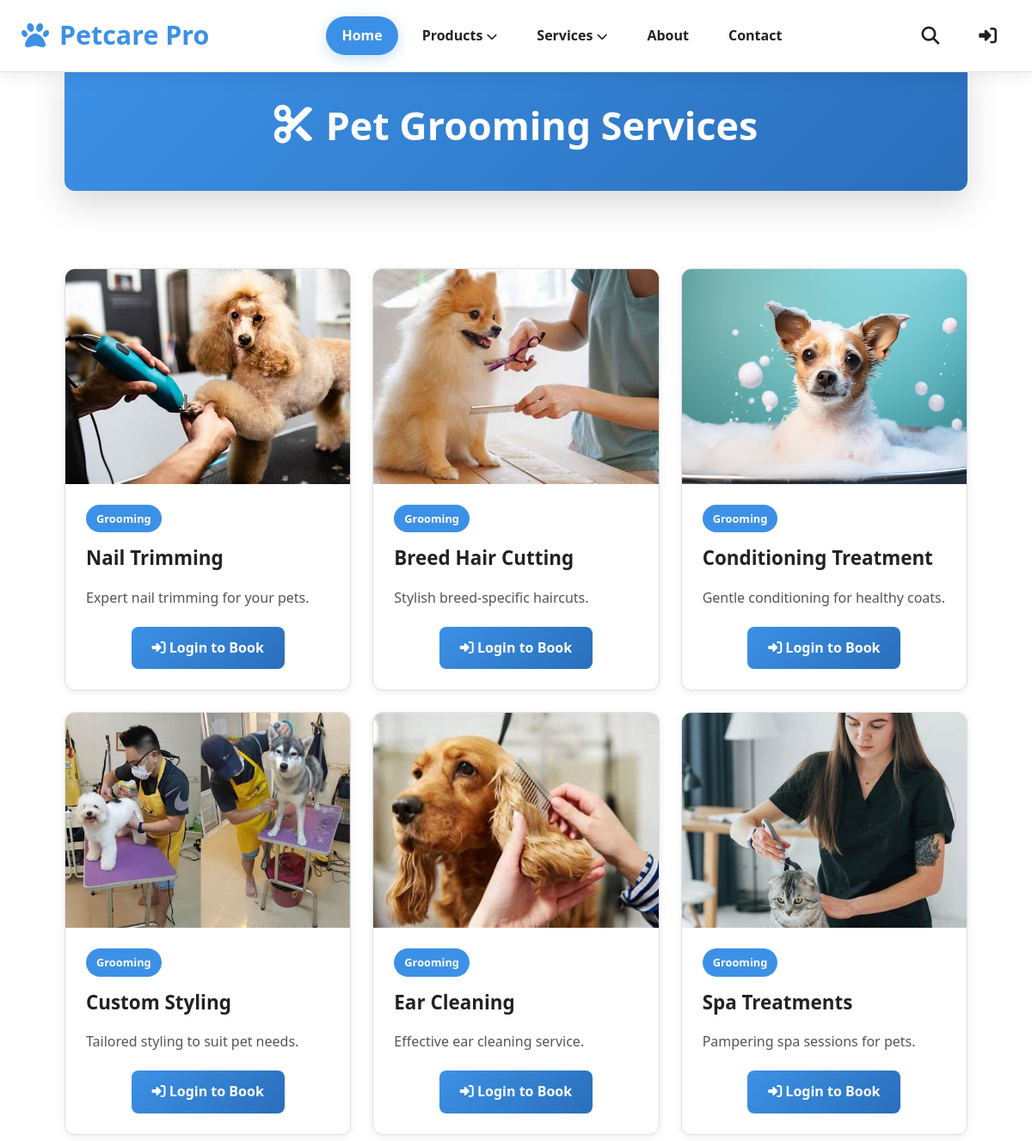
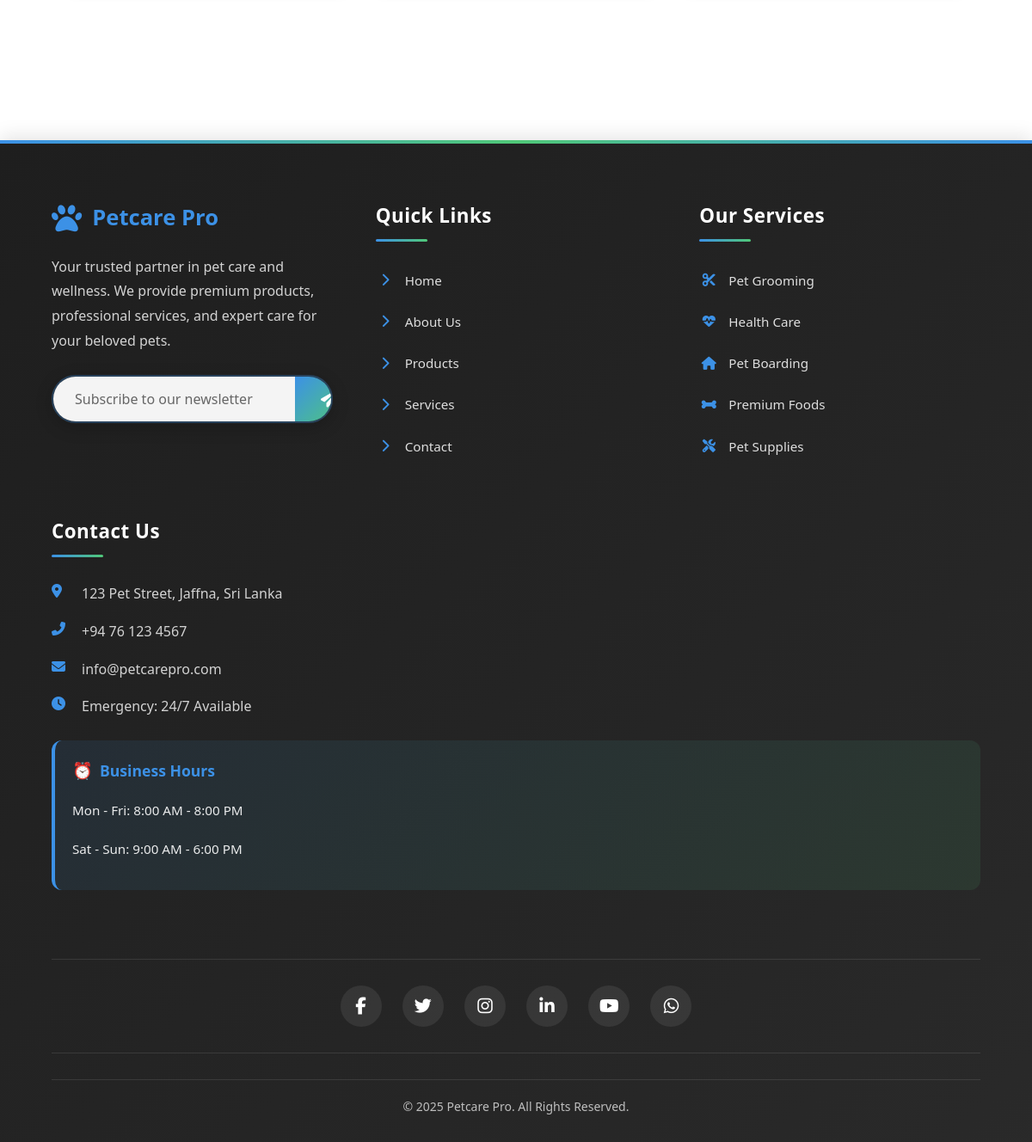
Page /services/pet_grooming.php on the committed database (2 pictures, top to bottom).
### tables this page shows
CREATE TABLE services (
  id INT AUTO_INCREMENT PRIMARY KEY,
  name VARCHAR(255) NOT NULL,
  description TEXT NOT NULL,
  category VARCHAR(100) NOT NULL,
  image_url VARCHAR(255) NOT NULL,
  created_at TIMESTAMP DEFAULT CURRENT_TIMESTAMP
);

### services/pet_grooming.php (the view, shortened to what this page needs)
<!DOCTYPE html>
<html lang="en">
<head>
    <link rel="stylesheet" href="https://cdnjs.cloudflare.com/ajax/libs/font-awesome/6.5.1/css/all.min.css" />
    <link rel="stylesheet" href="../styles/header.css">
    <link rel="stylesheet" href="../styles/footer.css">
    <link rel="stylesheet" href="../styles/services.css">
</head>
<body>
    <?php
    include '../includes/header.php';
    $conn = getDBConnection();
    $query = "SELECT * FROM services WHERE category = 'Grooming'";
    $result = $conn->query($query);
    ?>
    <div class="services-container">
        <div class="page-header">
            <div class="header-content">
                <h1>
                    <i class="fas fa-cut"></i> Pet Grooming Services
                </h1>
            </div>
        </div>
        <div class="services-grid">
            <?php if ($result && $result->num_rows > 0): ?>
                <?php while ($service = $result->fetch_assoc()): ?>
                    <div class="service-card">
                        <div class="card-image-container">
                            <img src="../assets/images/<?= htmlspecialchars($service['image_url']) ?>"
                                alt="<?= htmlspecialchars($service['name']) ?>"
                                class="card-image"
                                onerror="this.src='../assets/images/placeholder-service.jpg'">
                        </div>
                        <div class="card-content">
                            <div class="card-header">
                                <span class="badge badge-primary">Grooming</span>
                                <h3 class="card-title"><?= htmlspecialchars($service['name']) ?></h3>
                            </div>
                            <p class="card-description"><?= htmlspecialchars($service['description']) ?></p>
                            <div class="card-actions">
                                <?php if (isset($_SESSION['user_id'])): ?>
                                    <button onclick="addServiceToCart(<?= $service['id'] ?>)" class="btn btn-primary">
                                        <i class="fas fa-calendar-check"></i> Book Now
                                    </button>
                                <?php else: ?>
                                    <a href="../auth/login.php" class="btn btn-primary">
                                        <i class="fas fa-sign-in-alt"></i> Login to Book
                                    </a>
                                <?php endif; ?>
                            </div>
                        </div>
                    </div>
                <?php endwhile; ?>
            <?php endif; ?>
        </div>
    </div>
    <?php include '../includes/footer.php'; ?>
</body>
</html>

### styles/header.css (style rules this page uses)
:root { --background: #ffffff; --surface: #f7f9fa; --primary-text: #222222; --secondary-text: #555555; --primary-color: #3c91e6; --primary-hover: #2a6ebb; --success: #50c878; --warning: #ffa726; --error: #e53e3e; --white: #ffffff; --border-color: #e0e0e0; --shadow: rgba(0, 0, 0, 0.1); --light-shadow: rgba(0, 0, 0, 0.05); }
* { box-sizing: border-box; margin: 0; padding: 0; }
body { font-family: "Segoe UI", Tahoma, Geneva, Verdana, sans-serif; background-color: var(--background); color: var(--primary-text); min-height: 100vh; padding-top: 70px; }

### styles/footer.css (style rules this page uses)
:root { --background: #ffffff; --surface: #f7f9fa; --primary-text: #222222; --secondary-text: #555555; --primary-color: #3c91e6; --primary-hover: #2a6ebb; --success: #50c878; --warning: #ffa726; --error: #e53e3e; --white: #ffffff; --footer-bg: #1e1e1e; --footer-text: #e0e0e0; --border-color: #e0e0e0; }
* { box-sizing: border-box; margin: 0; padding: 0; }
body { font-family: "Segoe UI", Tahoma, Geneva, Verdana, sans-serif; }

### styles/services.css (style rules this page uses)
:root { --primary-color: #3c91e6; --primary-hover: #2a6ebb; --primary-overlay: rgba(60, 145, 230, 0.9); --primary-shadow: rgba(60, 145, 230, 0.3); --success-color: #50c878; --danger-color: #e53e3e; --warning-color: #ffa726; --text-primary: #222222; --text-secondary: #555555; --text-muted: #888888; --background: #ffffff; --surface: #f7f9fa; --border-color: #e0e0e0; --shadow-sm: 0 2px 8px rgba(0, 0, 0, 0.08); --shadow-md: 0 5px 20px rgba(0, 0, 0, 0.12); --shadow-lg: 0 15px 40px rgba(0, 0, 0, 0.15); --border-radius: 12px; --border-radius-sm: 8px; --transition: all 0.3s ease; }
* { box-sizing: border-box; }
body { font-family: "Segoe UI", Tahoma, Geneva, Verdana, sans-serif; margin: 0; padding: 0; background-color: var(--background); color: var(--text-primary); line-height: 1.6; }
.services-container { max-width: 1200px; margin: 0 auto; padding: 40px 20px; min-height: 80vh; }
.page-header { text-align: center; margin-bottom: 50px; padding: 40px 0; }
.header-content { background: linear-gradient( 135deg, var(--primary-color), var(--primary-hover) ); padding: 40px 30px; border-radius: var(--border-radius); box-shadow: var(--shadow-lg); color: white; }
.header-content h1 { font-size: 2.8rem; margin: 0; display: flex; align-items: center; justify-content: center; gap: 15px; font-weight: 700; }
.services-grid { display: grid; grid-template-columns: repeat(auto-fit, minmax(320px, 1fr)); gap: 30px; margin-bottom: 40px; }
.service-card { background: var(--background); border-radius: var(--border-radius); overflow: hidden; box-shadow: var(--shadow-sm); transition: var(--transition); border: 1px solid var(--border-color); position: relative; }
.card-image-container { position: relative; height: 250px; overflow: hidden; }
.card-image { width: 100%; height: 100%; object-fit: cover; transition: transform 0.3s ease; }
.card-content { padding: 24px; }
.card-header { margin-bottom: 16px; }
.badge { display: inline-block; padding: 6px 12px; border-radius: 20px; font-size: 0.8rem; font-weight: 600; margin-bottom: 12px; }
.badge-primary { background: var(--primary-color); color: white; }
.card-title { font-size: 1.4rem; font-weight: 700; color: var(--text-primary); margin: 0 0 12px 0; }
.card-description { color: var(--text-secondary); margin-bottom: 20px; line-height: 1.6; }
.card-actions { text-align: center; }
.btn { display: inline-block; padding: 12px 24px; border: none; border-radius: var(--border-radius-sm); font-size: 1rem; font-weight: 600; text-decoration: none; cursor: pointer; transition: var(--transition); text-align: center; min-width: 140px; }
.btn-primary { background: linear-gradient( 135deg, var(--primary-color), var(--primary-hover) ); color: white; }
@media (max-width: 1200px) { .services-container { padding: 30px 25px; max-width: 1100px; } }
@media (max-width: 1200px) { .services-grid { grid-template-columns: repeat(auto-fit, minmax(280px, 1fr)); gap: 25px; } }

### rows in the picture
services: image_url (picture), name "Nail Trimming", description "Expert nail trimming for your pets."
services: image_url (picture), name "Breed Hair Cutting", description "Stylish breed-specific haircuts."
services: image_url (picture), name "Conditioning Treatment", description "Gentle conditioning for healthy coats."
services: image_url (picture), name "Custom Styling", description "Tailored styling to suit pet needs."
services: image_url (picture), name "Ear Cleaning", description "Effective ear cleaning service."
services: image_url (picture), name "Spa Treatments", description "Pampering spa sessions for pets."
